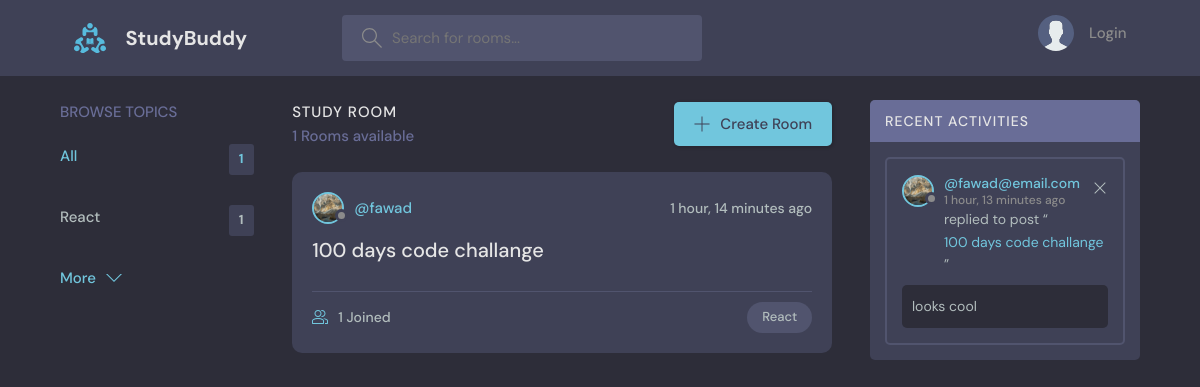
The page / on the database its author committed.
### base/models.py (models this page shows)
class Topic(models.Model):
    name = models.CharField(max_length=250)
    def __str__(self):
        return self.name

class Room(models.Model):
    host = models.ForeignKey(User, on_delete=models.SET_NULL, null=True)
    topic = models.ForeignKey(Topic, on_delete=models.SET_NULL, null=True)
    name = models.CharField(max_length=200)
    description = models.TextField(null=True, blank=True)
    participants = models.ManyToManyField(User, related_name='participants', blank=True)
    updated = models.DateTimeField(auto_now=True)
    created = models.DateTimeField(auto_now_add=True)
    class Meta:
        ordering = ['-updated','-created']
    def __str__(self):
        return self.name

class User(AbstractUser):
    name = models.CharField(max_length=250, null=True)
    email = models.EmailField(null=True, unique=True)
    bio = models.TextField(null=True)
    avatar = models.ImageField(null=True, default='avatar.svg')
    USERNAME_FIELD = 'email'
    REQUIRED_FIELDS = []

class Message(models.Model):
    user = models.ForeignKey(User, on_delete=models.CASCADE)
    room = models.ForeignKey(Room, on_delete=models.CASCADE)
    body = models.TextField()
    updated = models.DateTimeField(auto_now=True)
    created = models.DateTimeField(auto_now_add=True)
    class Meta:
        ordering = ['-updated','-created']
    def __str__(self):
        return self.body[0:50]

### base/views.py (the view)
# urls.py: path('', views.home, name="home"),
def home(request):
    q = request.GET.get('q') if request.GET.get('q') != None else ''
    rooms = Room.objects.filter(Q(topic__name__icontains=q) | Q(name__icontains=q) | Q(description__icontains=q))
    topics = Topic.objects.all()
    room_count = rooms.count()
    room_messages = Message.objects.filter(Q(room__name__icontains = q)| Q(room__topic__name__icontains=q) | Q(room__description__icontains=q))
    context = {'rooms': rooms, 'topics':topics, 'room_count': room_count,'room_messages': room_messages}
    return render(request, 'base/home.html', context)

### base/templates/base/home.html (shortened to what this page needs)
{% extends 'main.html' %}
{% block content %}
<main class="layout layout--3">
  <div class="container">
    {% include 'base/topics_component.html' %}
    <div class="roomList">
      {% include 'base/feed_component.html' %}
    </div>
    {% include 'base/activity_component.html' %}
  </div>
</main>
{% endblock %}

### base/templates/base/topics_component.html
<div class="topics">
  <div class="topics__header">
    <h2>Browse Topics</h2>
  </div>
  <ul class="topics__list">
    <li>
      <a href="{% url 'home' %}" class="active">All <span>{{topics.count}}</span></a>
    </li>
    {% for topic in topics %}
    <li>
      <a href="{% url 'home' %}?q={{topic}}">{{topic}} <span>{{topic.room_set.all.count}}</span></a>
    </li>
    {% endfor %}
  </ul>
  <a class="btn btn--link" href="topics.html">
    More
    <svg
      version="1.1"
      xmlns="http://www.w3.org/2000/svg"
      width="32"
      height="32"
      viewBox="0 0 32 32"
    >
      <title>chevron-down</title>
      <path d="M16 21l-13-13h-3l16 16 16-16h-3l-13 13z"></path>
    </svg>
  </a>
</div>

### base/templates/base/feed_component.html (shortened to what this page needs)
  <div class="roomList">
    <div class="roomList__header">
      <div>
        <h2>Study Room</h2>
        <p>{{room_count}} Rooms available</p>
      </div>
      <a class="btn btn--main" href="{% url 'create-room' %}">
        <svg version="1.1" xmlns="http://www.w3.org/2000/svg" width="32" height="32" viewBox="0 0 32 32">
          <title>add</title>
          <path
            d="M16.943 0.943h-1.885v14.115h-14.115v1.885h14.115v14.115h1.885v-14.115h14.115v-1.885h-14.115v-14.115z"
          ></path>
        </svg>
        Create Room
      </a>
    </div>
    {% for room in rooms %}
    <div class="roomListRoom">
      <div class="roomListRoom__header">
        <a href="{% url 'user-profile' room.host.id %}" class="roomListRoom__author">
          <div class="avatar avatar--small">
            <img src="{{room.host.avatar.url}}" />
          </div>
          <span>@{{room.host.username}}</span>
        </a>
        <div class="roomListRoom__actions">
          <span>{{room.created|timesince}} ago</span>
        </div>
      </div>
      <div class="roomListRoom__content">
        <a href="{% url 'room' room.id %}">{{room.name}}</a>
      </div>
      <div class="roomListRoom__meta">
        <a href="{% url 'room' room.id %}" class="roomListRoom__joined">
          {{room.participants.all.count}} Joined
        </a>
        <p class="roomListRoom__topic">{{room.topic.name}}</p>
      </div>
    </div>
    {% endfor %}
  </div>

### base/templates/base/activity_component.html
<div class="activities">
  <div class="activities__header">
    <h2>Recent Activities</h2>
  </div>
  {% for message in room_messages %}
  <div class="activities__box">
    <div class="activities__boxHeader roomListRoom__header">
      <a
        href="{% url 'user-profile' message.user.id %}"
        class="roomListRoom__author"
      >
        <div class="avatar avatar--small">
          <img src="{{message.user.avatar.url}}" />
        </div>
        <p>
          @{{message.user}}
          <span>{{message.created | timesince}} ago</span>
        </p>
      </a>
      <div class="roomListRoom__actions">
        <a href="#">
          <svg
            version="1.1"
            xmlns="http://www.w3.org/2000/svg"
            width="32"
            height="32"
            viewBox="0 0 32 32"
          >
            <title>remove</title>
            <path
              d="M27.314 6.019l-1.333-1.333-9.98 9.981-9.981-9.981-1.333 1.333 9.981 9.981-9.981 9.98 1.333 1.333 9.981-9.98 9.98 9.98 1.333-1.333-9.98-9.98 9.98-9.981z"
            ></path>
          </svg>
        </a>
      </div>
    </div>
    <div class="activities__boxContent">
      <p>
        replied to post “<a href="{% url 'room' message.room.id %}"
          >{{message.room}}</a
        >”
      </p>
      <div class="activities__boxRoomContent">{{message}}</div>
    </div>
  </div>
  {% endfor %}
</div>

### rows shown on the page
Topic: name "React", room_set.all.count "1"
Room: host.avatar (picture), host.username "fawad", created "1 hour, 14 minutes", name "100 days code challange", participants.all.count "1", topic.name "React"
Message: user.avatar (picture), user "fawad@email.com", created "1 hour, 13 minutes", room "100 days code challange", body "looks cool"

### other values the page prints
{{ topics.count }} "1"
{{ room_count }} "1"
